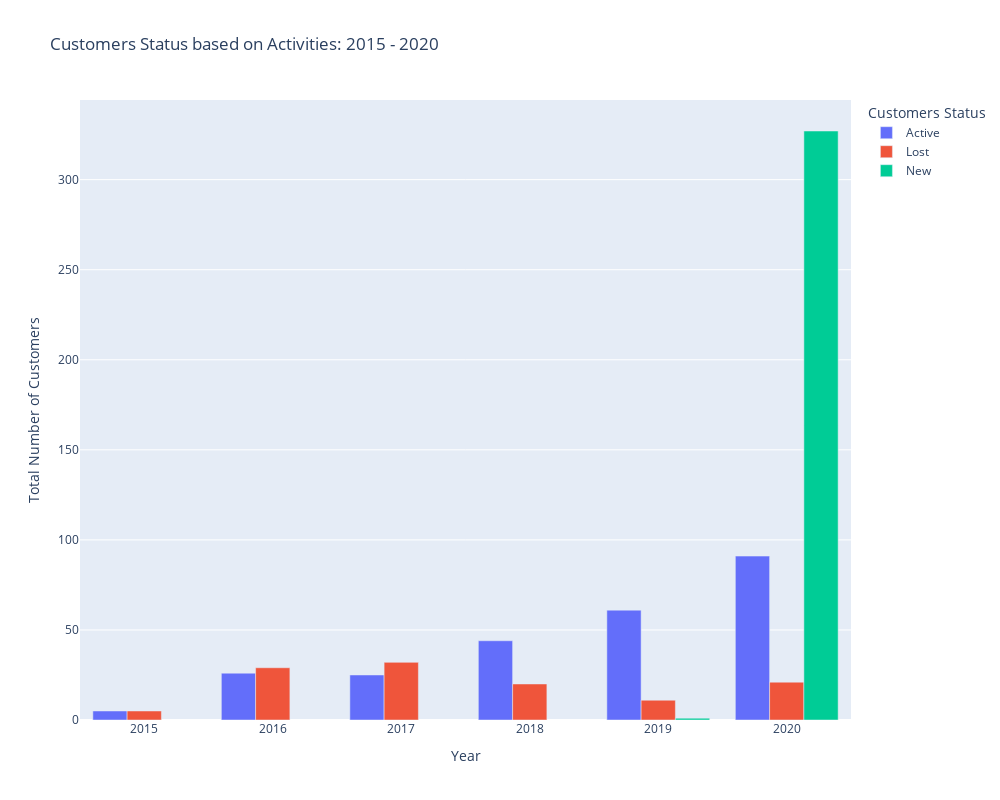

The cell this chart's notebook holds for it:
### Code cell
invoice_data_by_service_start_1 = customers_status_1.copy().reset_index().set_index("Invoice Date").sort_index(ascending=True)


# Subscription quantity per subscription type

atlas_grouped__year_subscription__count_1 = invoice_data_by_service_start_1.groupby(["Year", "Customers Status"]).count()


plt__atlas_grouped__year_subscription__count_1 = generate_plot__px_bar(
    data=atlas_grouped__year_subscription__count_1.reset_index(),
    x="Year",
    y="Number of Users",
    color="Customers Status",
    title="Customers Status based on Activities: 2015 - 2020",
    xlabel="Year",
    ylabel="Total Number of Customers",
    barmode="group", width=1000, height=800
    )

plt__atlas_grouped__year_subscription__count_1.show()

### Figure 1 — Plotly figure (JSON) as saved in the notebook; plotly's stock layout.template omitted (floating-point values rounded to 4 significant figures)
{"data": [{"alignmentgroup": "True", "hovertemplate": "Customers Status=Active<br>Year=%{x}<br>Number of Users=%{y}<extra></extra>", "legendgroup": "Active", "marker": {"color": "#636efa"}, "name": "Active", "offsetgroup": "Active", "orientation": "v", "showlegend": true, "textposition": "auto", "type": "bar", "x": [2015, 2016, 2017, 2018, 2019, 2020], "xaxis": "x", "y": [5, 26, 25, 44, 61, 91], "yaxis": "y"}, {"alignmentgroup": "True", "hovertemplate": "Customers Status=Lost<br>Year=%{x}<br>Number of Users=%{y}<extra></extra>", "legendgroup": "Lost", "marker": {"color": "#EF553B"}, "name": "Lost", "offsetgroup": "Lost", "orientation": "v", "showlegend": true, "textposition": "auto", "type": "bar", "x": [2015, 2016, 2017, 2018, 2019, 2020], "xaxis": "x", "y": [5, 29, 32, 20, 11, 21], "yaxis": "y"}, {"alignmentgroup": "True", "hovertemplate": "Customers Status=New<br>Year=%{x}<br>Number of Users=%{y}<extra></extra>", "legendgroup": "New", "marker": {"color": "#00cc96"}, "name": "New", "offsetgroup": "New", "orientation": "v", "showlegend": true, "textposition": "auto", "type": "bar", "x": [2019, 2020], "xaxis": "x", "y": [1, 327], "yaxis": "y"}], "layout": {"barmode": "group", "height": 800, "legend": {"title": {"text": "Customers Status"}, "tracegroupgap": 0}, "title": {"text": "Customers Status based on Activities: 2015 - 2020"}, "width": 1000, "xaxis": {"anchor": "y", "domain": [0, 1], "title": {"text": "Year"}}, "yaxis": {"anchor": "x", "domain": [0, 1], "title": {"text": "Total Number of Customers"}}}}
